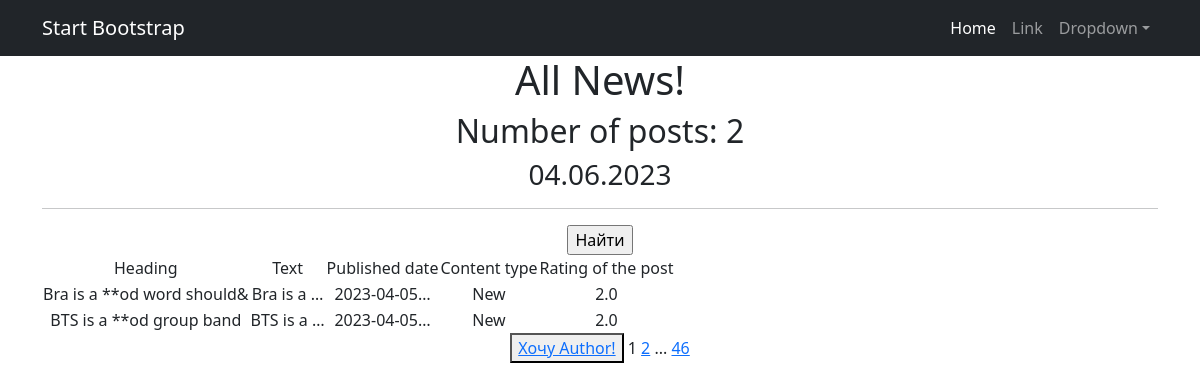
Screenshot of /news/ (signed in) with the database file from the repository.
### news/models.py (models this page shows, shortened)
class Post(models.Model):
    article = "AR"
    news = "NW"
    author = models.ForeignKey('Author', on_delete=models.CASCADE)
    choice = models.CharField(max_length=2, choices=CHOICES, default=news)
    published_date = models.DateTimeField(auto_now_add=True)
    post_category = models.ManyToManyField("Category", through="PostCategory")
    heading = models.CharField(blank=False, unique=True, max_length=255)
    text = models.TextField(blank=False)
    post_rating = models.FloatField(default=0)
    history = HistoricalRecords()

### news/views.py (the view)
# urls.py: path('', NewsList.as_view(), name='posts_list'),
class NewsList(LoginRequiredMixin, ListView):
    model = Post
    ordering = '-published_date'
    template_name = 'news.html'
    context_object_name = 'news'
    paginate_by = 2
    def get_context_data(self, **kwargs):
        context = super().get_context_data(**kwargs)
        context['time_now'] = datetime.utcnow()
        context['is_not_author'] = not self.request.user.groups.filter(name='authors').exists()
        return context
    def get_queryset(self):
        queryset = super().get_queryset()
        self.filterset = PostFilter(self.request.GET, queryset)
        return self.filterset.qs

### news/templatetags/custom_filters.py (called while the page is built)
@register.filter()
def censor(value):
    list_values = value.split(" ")
    new_str = ""
    for i in list_values:
        if i in UNWANTED_WORDS:
            new_str += f'{"*"*(len(i) - 2)}{i[-2]}{i[-1]} '
        else:
            new_str += i + " "
    return new_str

### news/templatetags/custom_tags.py (called while the page is built)
@register.simple_tag(takes_context=True)
def url_replace(context, **kwargs):
    d = context['request'].GET.copy()
    for k, v in kwargs.items():
        d[k] = v
    return d.urlencode()

### templates/news.html (shortened to what this page needs)
{% extends 'flatpages/default.html' %}
{% load custom_filters %}
{% load custom_tags %}
{% block content %}
   <h1>All News!</h1>
    <h2>Number of posts: {{ news|length }}</h2>
   <h3>{{ time_now|date:'m.d.Y' }}</h3>
   <hr>
   <form action="" method="get">
       <input type="submit" value="Найти" />
   </form>
   {% if news %}
       <table>
           <tr>
               <td>Heading</td>
               <td>Text</td>
               <td>Published date</td>
               <td>Content type</td>
               <td>Rating of the post</td>
           </tr>
           {% for new in news %}
           <tr>
               <td>{{ new.heading|censor }}</td>
               <td>{{ new.text|truncatechars:10|censor }}</td>
               <td>{{ new.published_date|truncatechars:11 }}</td>
               {% if new.choice == "AR" %}
               <td>Article</td>
               {% else %}
               <td>New</td>
               {% endif %}
               <td>{{ new.post_rating }}</td>
           </tr>
           {% endfor %}
       </table>
        {% if is_not_author %}
            <button> <a href="upgrade/"> Хочу Author!</a> </button>
        {% endif %}
   {% else %}
       <h2>No News!</h2>
   {% endif %}
   {{ page_obj.number }}
   {% if page_obj.has_next %}
       <a href="?{% url_replace page=page_obj.next_page_number %}">{{ page_obj.next_page_number }}</a>
       {% if paginator.num_pages != page_obj.next_page_number %}
           ...
           <a href="?{% url_replace page=page_obj.paginator.num_pages %}">{{ page_obj.paginator.num_pages }}</a>
       {% endif %}
   {% endif %}
{% endblock content %}

### rows the page displays
Post: heading|censor "Bra is a **od word should&", text|censor "Bra is a …", published_date "2023-04-05…", choice "New", post_rating "2.0"
Post: heading|censor "BTS is a **od group band", text|censor "BTS is a …", published_date "2023-04-05…", choice "New", post_rating "2.0"

### other values shown
{{ news|length }} "2"
{{ time_now|date:'m.d.Y' }} "04.06.2023"
{{ page_obj.number }} "1"
{{ page_obj.next_page_number }} "2"
{{ page_obj.paginator.num_pages }} "46"
